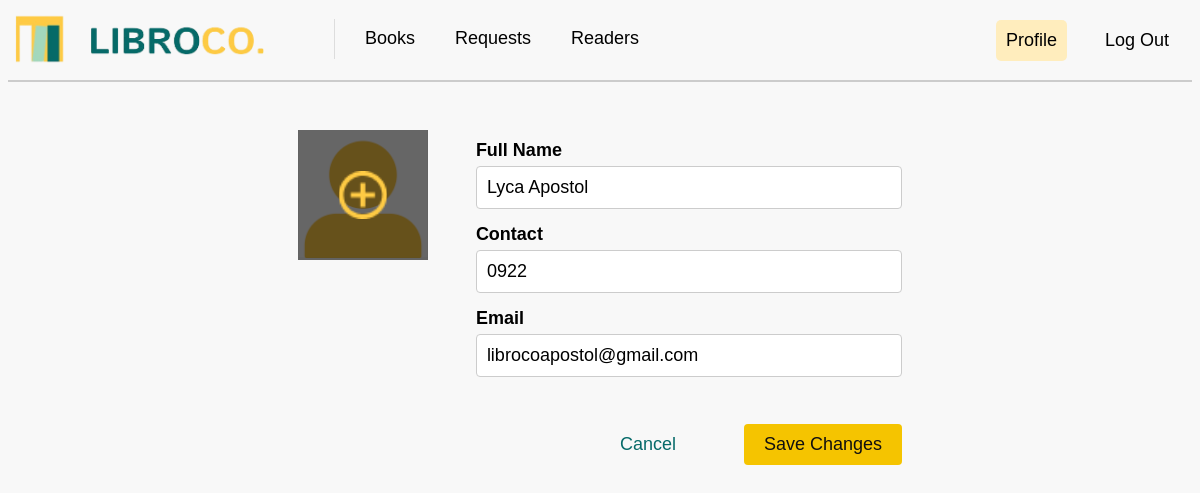
The app's page /edit_profile (signed in) with its own data.
### tables this page shows
CREATE TABLE "users" (
	"user_id"	INTEGER PRIMARY KEY AUTOINCREMENT,
	"user_name"	TEXT,
	"user_email"	TEXT,
	"user_password"	TEXT UNIQUE,
	"user_contact"	TEXT,
	"user_code"	TEXT
);

### app.py (the view, shortened to what this page needs)
@app.route("/edit_profile", methods=["GET", "POST"])
def edit_profile():
    if 'user_id' not in session:
        flash("Please log in first.")
        return redirect(url_for("login"))
    user_id = session['user_id']
    if user_id != 1:
        flash("You do not have permission to edit this profile.")
        return redirect(url_for("reader_profile"))
    uploadfolder = os.path.join('static', 'images')
    if not os.path.exists(uploadfolder):
        os.makedirs(uploadfolder)
    sql = """
        SELECT u.user_name, u.user_email, u.user_contact, p.user_image
        FROM users u
        LEFT JOIN profileimages p ON u.user_id = p.user_id
        WHERE u.user_id = ?
    """
    user_data = getprocess(sql, (user_id,))
    if user_data:
        user = user_data[0]
        user_data = {
            "full_name": user["user_name"],
            "email": user["user_email"],
            "contact": user["user_contact"],
            "user_image": user["user_image"] if user["user_image"] else 'static/images/default_profile.png'
        }
        return render_template("editprofile.html", user=user_data)
    else:
        flash("Error loading profile.")
        return redirect(url_for("profile"))

### app.py (called while the page is built)
@app.before_request
def before_request():
    print("Session data:", session)

### dbhelper.py (called while the page is built)
def getprocess(sql: str, params: tuple = ()) -> list:
    try:
        db = connect(database, timeout=30, check_same_thread=False)  # Adding timeout and thread safety
        db.row_factory = Row  # Ensure that rows are returned as dictionaries
        cursor = db.cursor()
        cursor.execute(sql, params)
        data = cursor.fetchall()  # Fetch the data
        return data
    except Error as e:
        print(f"SQLite error: {e}")
        return []
    finally:
        db.close()  # Ensure the connection is closed

### templates/editprofile.html (shortened to what this page needs)
<!DOCTYPE html>
<html lang="en">
<head>
    <link rel="stylesheet" type="text/css" href="{{ url_for('static', filename='css/mainstyle.css') }}">
    <link rel="stylesheet" type="text/css" href="{{ url_for('static', filename='css/editprofilestyles.css') }}">
</head>
<body>
    <nav>
        <a class="navbar-brand" href="{{ url_for('books') }}"><img class="logo" src="{{ url_for('static', filename='images/logo.png') }}" width="250" height="50" /></a>
        <div class="navbar-links">
            <a href="{{ url_for('books') }}"> Books </a>
            <a href="{{ url_for('requests') }}"> Requests </a>
            <a href="{{ url_for('readers') }}"> Readers </a>
        </div>
        <div class="navbar-right">
            <a href="{{ url_for('profile') }}" class="active"> Profile </a>
            <a href="{{ url_for('logout') }}"> Log Out </a>
        </div>
    </nav>
    <div class="divider"></div>
    <div class="profile_editcontainer">
        <div class="profile_image">
            <label for="user_image">
                <div class="overlay_wrapper">
                    <div class="image_overlay">
                        <img src="{{ url_for('static', filename='images/upload_photo.png') }}" class="upload">
                    </div>
                </div>
            </label>
        </div>
        <form class="profile_form" method="POST" action="{{ url_for('edit_profile') }}">
            <label for="full_name">Full Name</label>
            <input type="text" id="full_name" name="full_name" value="{{ user['full_name'] }}">
            <label for="contact">Contact</label>
            <input type="text" id="contact" name="contact" value="{{ user['contact'] }}">
            <label for="email">Email</label>
            <input type="email" id="email" name="email" value="{{ user['email'] }}">
            <div class="button_group">
                <a href="{{ url_for('profile') }}">
                    <button type="button" class="cancel_button">Cancel</button>
                </a>
                <button type="submit" class="save_button">Save Changes</button>
            </div>
        </form>
    </div>
</body>
</html>

### static/css/mainstyle.css (style rules this page uses)
.navbar-right a { transition: background-color 0.3s ease; margin-right: 8px; margin-top: 2px; }
body { background: #f8f8f8; background-repeat: no-repeat; background-attachment: fixed; background-size: 100% 100%; font-family: 'Istok Web', sans-serif; }
.logo { margin: -9px; margin-right: 0; margin-left: -9px; margin-top: -9px; }
nav { display: flex; justify-content: flex-start; align-items: center; padding: 5px; background-color: #f8f8f8; font-size: 18px; }
.navbar-brand { display: flex; align-items: center; text-decoration: none; color: black; margin-right: 40px; }
.navbar-links { display: flex; margin-top: -1px; margin-left: 0%; gap: 20px; font-size: 18px; }
.navbar-right { display: flex; margin-left: auto; gap: 20px; }
nav a { text-decoration: none; color: black; padding: 10px; font-family: Arial, Helvetica, sans-serif; transition: background-color 0.3s ease; }
.active { background-color: #ffedbd; border-radius: 5px; font-weight: normal; }
.divider { width: auto; height: 2px; background-color: #ccc; margin-top: 10px; margin-left: fixed; }

### static/css/editprofilestyles.css (style rules this page uses)
.profile_editcontainer { margin-top: 3rem; display: flex; justify-content: center; align-items: flex-start; width: 60%; margin-left: auto; margin-right: auto; box-sizing: border-box; }
.profile_image { width: 150px; height: 150px; position: relative; display: flex; justify-content: center; align-items: center; overflow: hidden; }
.profile_image img { object-fit: cover; width: 100%; height: 100%; }
.profile_form { display: flex; flex-direction: column; width: 60%; margin-left: 3rem; padding: 10px 0; box-sizing: border-box; }
.profile_form label { margin-bottom: 5px; font-size: 18px; text-align: left; width: 100%; font-weight: bold; }
.profile_form input { width: 100%; padding: 10px; font-size: 18px; margin-bottom: 15px; border: 1px solid #ccc; border-radius: 4px; box-sizing: border-box; }
.button_group { margin-top: 2rem; display: flex; justify-content: flex-end; width: 100%; gap: 3rem; }
.cancel_button, .save_button { padding: 10px 20px; font-size: 18px; border: none; border-radius: 4px; cursor: pointer; }
.cancel_button { background-color: transparent; color: #066A69; font-weight: normal; }
.save_button { background-color: #f5c400; color: #111010; font-weight: normal; }
.overlay_wrapper { position: relative; width: 100%; height: 100%; }
.profile_image { position: relative; height: 8.125rem; width: 8.125rem; display: flex; justify-content: center; align-items: center; overflow: hidden; }
.image_overlay { position: absolute; top: 0; left: 0; width: 100%; height: 100%; background-color: rgba(0, 0, 0, 0.6); display: flex; justify-content: center; align-items: center; cursor: pointer; z-index: 10; }
.upload { width: 3rem !important; height: 3rem !important; object-fit: contain; display: block; }
.image_overlay::before { color: white; font-size: 1.5rem; font-weight: bold; }

### records on screen
users: full_name "Lyca Apostol", contact "0922", email "librocoapostol@gmail.com"
